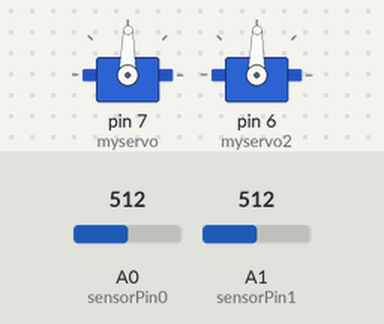
Recording of a sketch running on a simulated Arduino Uno, built with avr-gcc and run on an emulated ATmega328P. Parts: 2 × servo. Inputs (shaded band) come from the test bench; at power-on: A0 (sensorPin0) = 512, A1 (sensorPin1) = 512.

Above: at 1.2 s.
1.3 s: A0 (sensorPin0) set to 716
At 2.5 s:
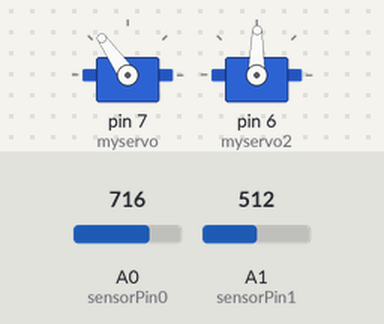
2.8 s: A1 (sensorPin1) set to 716
At 3.5 s:
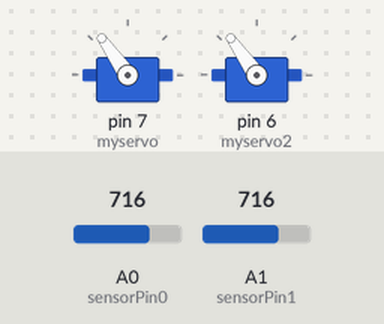
4.3 s: A0 (sensorPin0) set to 900
At 5.2 s:
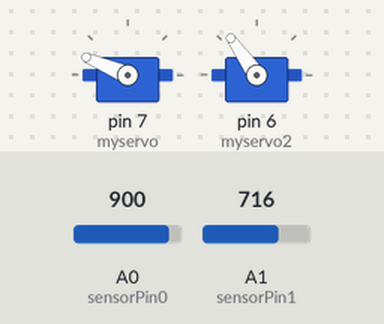
5.8 s: A1 (sensorPin1) set to 900
At 6.1 s:
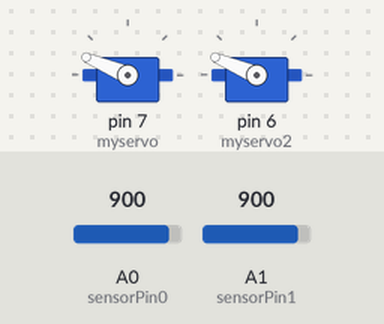
7.3 s: A0 (sensorPin0) set to 1023
At 8.2 s:
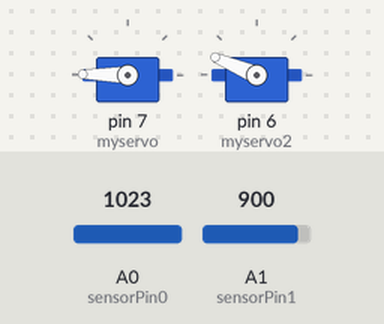
8.8 s: A1 (sensorPin1) set to 1023
At 9.2 s:
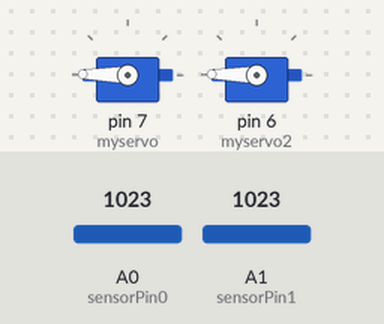
Timing chart, 0 to 11.3 s (numbered marks = the images above; inputs shaded):
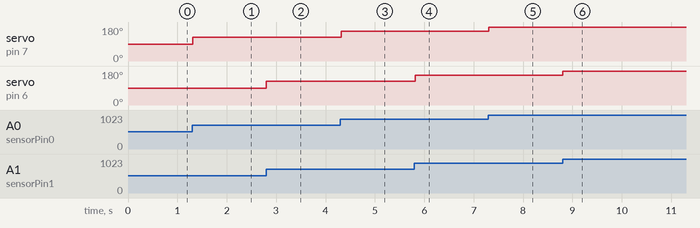

The sketch:

Servo_ctrl.ino
```cpp
#include <Servo.h>

Servo myservo;
Servo myservo2;

int sensorPin0 = A0;
int sensorPin1 = A1;

int sensorValue0 = 0;
int sensorValue1 = 0;

void setup() {
  myservo.attach(7,200,2500);
  myservo2.attach(6,200,2500);
}

void loop() {
  // read the value from the sensor:
  sensorValue0 = analogRead(sensorPin0);
  sensorValue1 = analogRead(sensorPin1);
  myservo.write(map(sensorValue0, 0, 1023, 0, 179));
  myservo2.write(map(sensorValue1, 0, 1023, 0, 179));

  delay(20);
}
```

Measured:
- after the input at 1.3 s, servo on pin 7 (myservo): 89° → 125° at once
- after the input at 2.8 s, servo on pin 6 (myservo2): 89° → 125° at once
- after the input at 4.3 s, servo on pin 7 (myservo): 125° → 157° at once
- after the input at 5.8 s, servo on pin 6 (myservo2): 125° → 157° at once
- after the input at 7.3 s, servo on pin 7 (myservo): 157° → 179° at once
- after the input at 8.8 s, servo on pin 6 (myservo2): 157° → 179° at once
